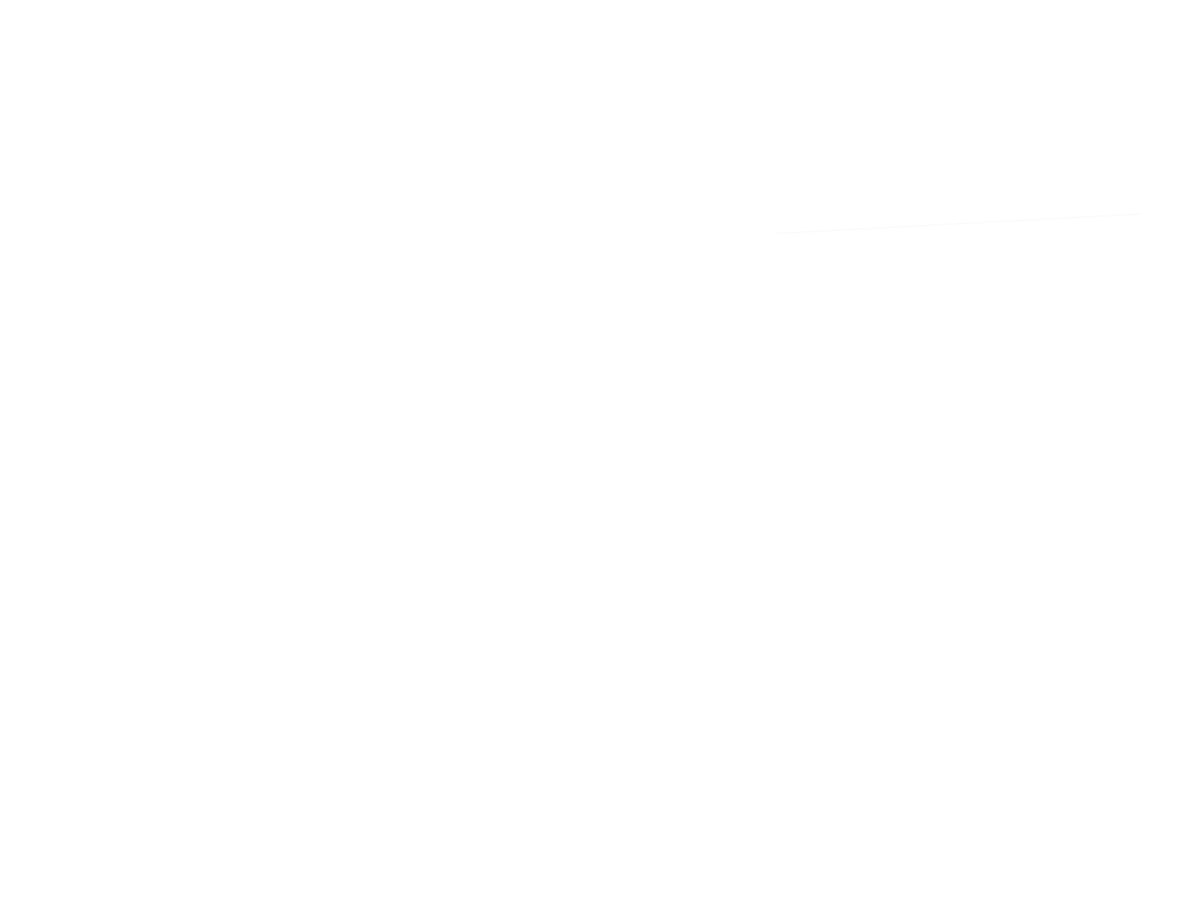
Frame 1 (no input)
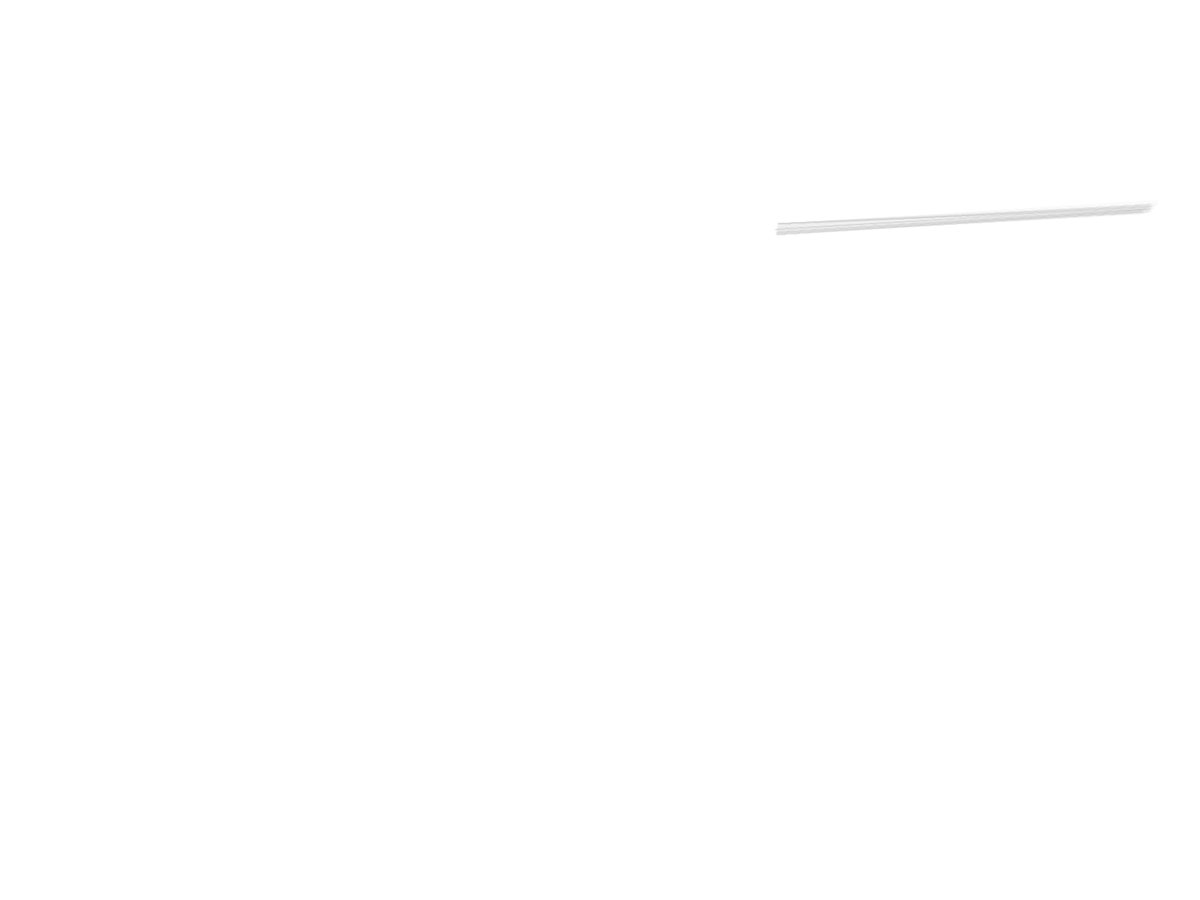
Frame 60 (the mouse pressed at the canvas centre just before this capture)
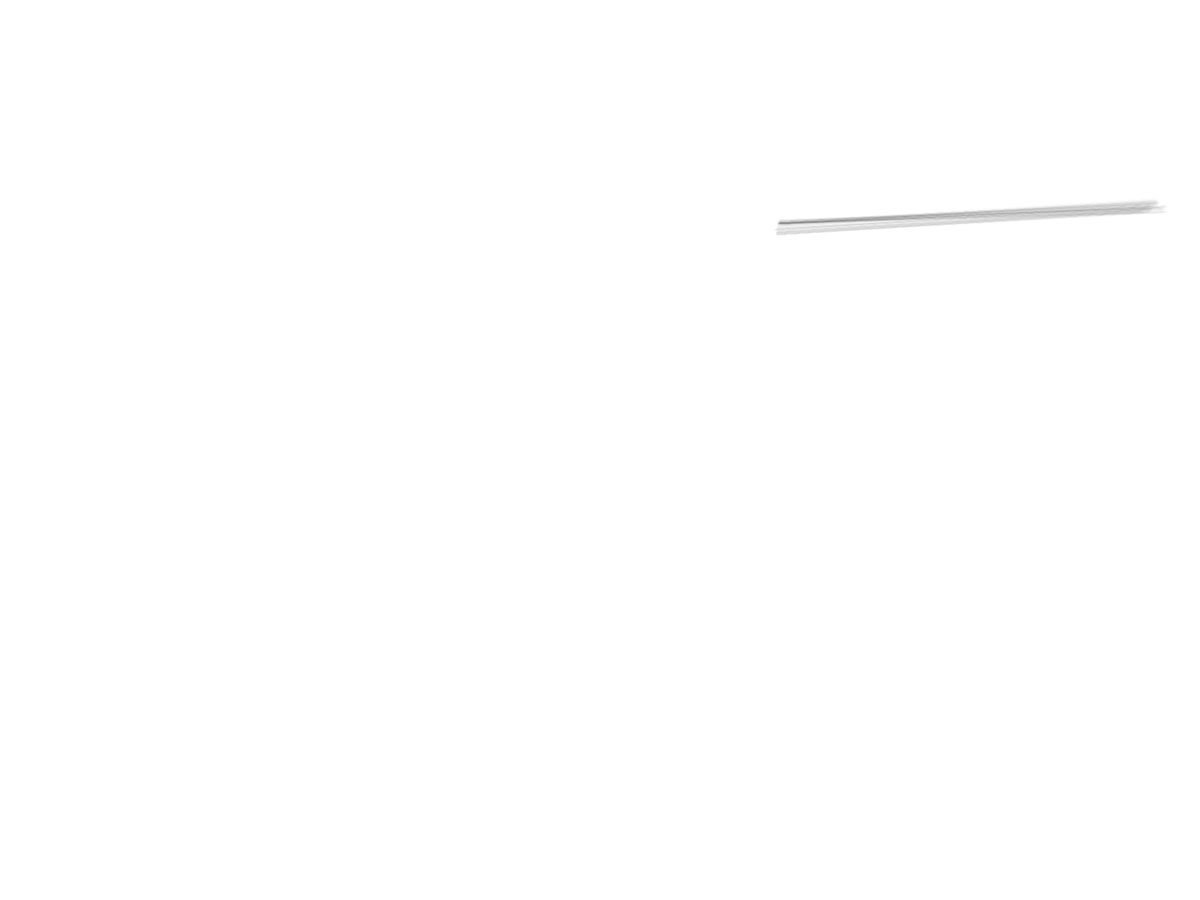
Frame 120 (the mouse held since frame 60 and released just before this capture)

The Processing sketch that drew these frames (run headless with seeded random() and noise(); from frame 60 on, the mouse is pressed at the canvas centre):

// Processing sketch: demo_240903a_lines
// ── demo_240903a_lines.pde
PVector a, b, c, d;

void setup(){
  //size(666, 666);
  fullScreen();
  background(255);
  a = new PVector (random(width), random(height));
  b = new PVector (random(width), random(height));
  c = new PVector (random(width), random(height));
  d = new PVector (random(width), random(height));
  
  strokeWeight(2);
  noSmooth();
}

void draw(){
  stroke(0, 4);
  line(a.x, a.y, b.x, b.y);
  stroke(255, 16);
  line(c.x, c.y, d.x, d.y);
  
  a.add(PVector.random2D());
  b.add(PVector.random2D().mult(2));
  c.add(PVector.random2D());
  d.add(PVector.random2D());
}
